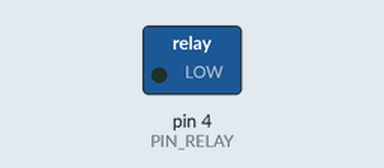
This sketch was run on a simulated Arduino Uno, built with avr-gcc and run on an emulated ATmega328P. Parts: switched loads named in the sketch (green lamp = pin HIGH). Dashed ring = blinking. What the sketch prints to the serial monitor is not drawn.

Above: at 1.5 s.
Timing chart, 0 to 5.6 s (numbered marks = the images above):
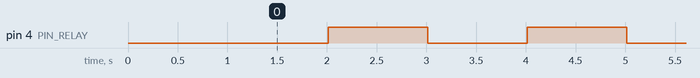

Measured:
- by itself, pin 4 (PIN_RELAY): alternates HIGH for 1.0 s and LOW for 1.0 s

The sketch:

relay_test.ino
```cpp
/*
 * ============================================================================
 * PROJECT SAVER — SIMPLE RELAY HARDWARE BLINK TEST
 * Target Pin: GPIO 4 (D4)
 * ============================================================================
 */

#define PIN_RELAY 4 // GPIO 4 (D4)

void setup() {
  Serial.begin(115200);
  delay(1000);
  Serial.println("\n=======================================================");
  Serial.println("   SAVER — SIMPLE RELAY BLINK TEST (GPIO 4 / D4)");
  Serial.println("=======================================================");

  pinMode(PIN_RELAY, OUTPUT);
  digitalWrite(PIN_RELAY, HIGH); // Start OFF
}

void loop() {
  // 1. RELAY ON
  Serial.println("💡 RELAY -> ON  (LOW / 0V)  [CLICK!]");
  digitalWrite(PIN_RELAY, LOW);
  delay(1000);

  // 2. RELAY OFF
  Serial.println("💡 RELAY -> OFF (HIGH / 3.3V) [CLICK!]");
  digitalWrite(PIN_RELAY, HIGH);
  delay(1000);
}
```
